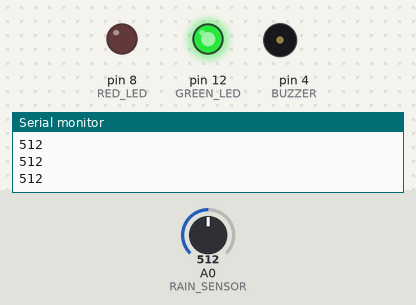
Recording of a sketch running on a simulated Arduino Uno, built with avr-gcc and run on an emulated ATmega328P. Shown: output pins drawn as LEDs (lit = HIGH), buzzer (waves = sounding), the last lines printed to the serial monitor. The test bench sets the inputs (shaded band); at power-on: A0 (RAIN_SENSOR) = 512.

Above: at 1.2 s.
1.3 s: A0 (RAIN_SENSOR) set to 588
2.8 s: A0 (RAIN_SENSOR) set to 619
At 3.9 s:
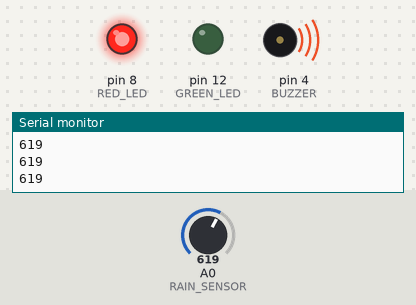
4.3 s: A0 (RAIN_SENSOR) set to 122
At 5.2 s:
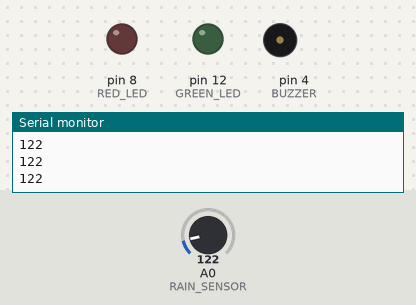
5.9 s: A0 (RAIN_SENSOR) set to 289
7.4 s: A0 (RAIN_SENSOR) set to 309
At 7.7 s:
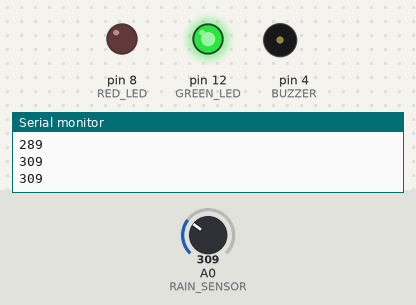
8.9 s: A0 (RAIN_SENSOR) set to 0
At 10.2 s:
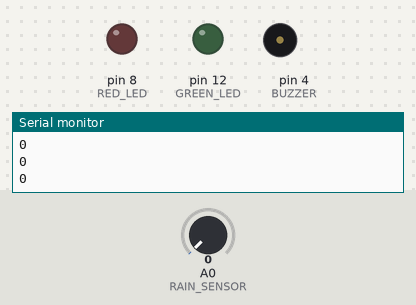
Timing chart, 0 to 11.5 s (numbered marks = the images above; inputs shaded):
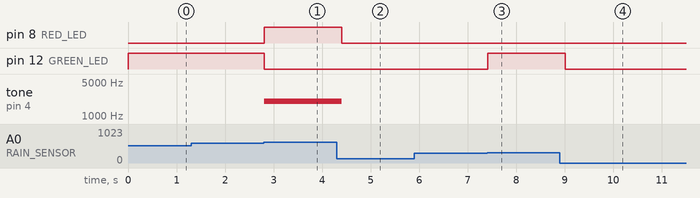

The sketch:

sketch.ino
```cpp
// -------------------- Pin Definitions --------------------
#define RAIN_SENSOR A0     // Analog pin connected to potentiometer (rain sensor simulation)
#define GREEN_LED 12       // Green LED pin (indicates rain)
#define RED_LED 8          // Red LED pin (indicates heavy rain)
#define BUZZER 4           // Buzzer pin (alert for heavy rain)

// -------------------- Threshold Values --------------------
#define NO_RAIN 300        // Value below this means no rain
#define RAIN 600           // Value above this means heavy rain

void setup() {
  // Set LED and buzzer pins as OUTPUT
  pinMode(GREEN_LED, OUTPUT);
  pinMode(RED_LED, OUTPUT);
  pinMode(BUZZER, OUTPUT);

  // Start Serial Monitor to view sensor values
  Serial.begin(9600);
}

void loop() {
  // Read analog value from potentiometer
  int rainValue = analogRead(RAIN_SENSOR);

  // Print sensor value on Serial Monitor
  Serial.println(rainValue);

  // -------------------- No Rain Condition --------------------
  // If sensor value is less than 300
  if (rainValue < NO_RAIN) {
    digitalWrite(GREEN_LED, LOW);   // Turn OFF green LED
    digitalWrite(RED_LED, LOW);     // Turn OFF red LED
    noTone(BUZZER);                 // Turn OFF buzzer
  }

  // -------------------- Rain Detected --------------------
  // If sensor value is between 300 and 600
  else if (rainValue >= NO_RAIN && rainValue <= RAIN) {
    digitalWrite(GREEN_LED, HIGH);  // Turn ON green LED
    digitalWrite(RED_LED, LOW);     // Turn OFF red LED
    noTone(BUZZER);                 // Buzzer remains OFF
  }

  // -------------------- Heavy Rain Alert --------------------
  // If sensor value is greater than 600
  else {
    digitalWrite(GREEN_LED, LOW);   // Turn OFF green LED
    digitalWrite(RED_LED, HIGH);    // Turn ON red LED
    tone(BUZZER, 2000);             // Turn ON buzzer with alert sound
  }

  // Small delay for stable reading
  delay(200);
}
```

Measured:
- the behaviour switches between 600 and 601 on A0 (RAIN_SENSOR) (found by bisection; images 0 and 1)
- the behaviour switches between 299 and 300 on A0 (RAIN_SENSOR) (found by bisection; images 2 and 3)
- after the input at 2.8 s, pin 8 (RED_LED): LOW → HIGH at once; pin 12 (GREEN_LED): HIGH → LOW at once; tone on pin 4 (BUZZER): silent → 2000 Hz at once
- after the input at 4.3 s, pin 8 (RED_LED): HIGH → LOW after 0.11 s; tone on pin 4 (BUZZER): 2000 Hz → silent after 0.11 s
- after the input at 7.4 s, pin 12 (GREEN_LED): LOW → HIGH at once
- after the input at 8.9 s, pin 12 (GREEN_LED): HIGH → LOW after 0.11 s
